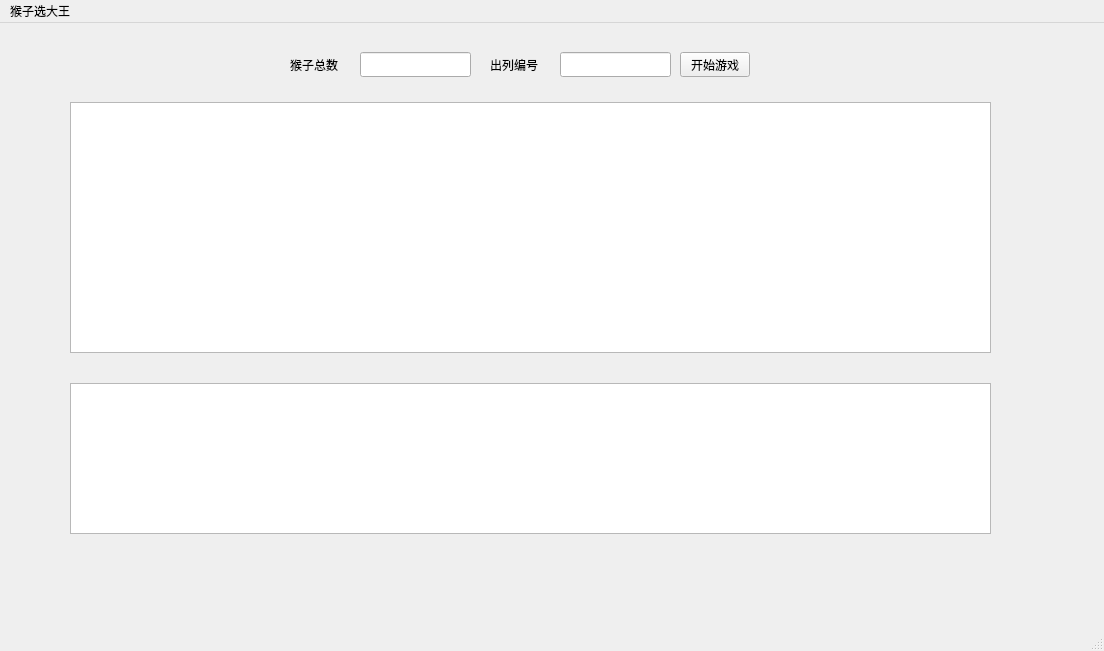
<?xml version="1.0" encoding="UTF-8"?>
<ui version="4.0">
 <class>MainWindow</class>
 <widget class="QMainWindow" name="MainWindow">
  <property name="geometry">
   <rect>
    <x>0</x>
    <y>0</y>
    <width>1104</width>
    <height>651</height>
   </rect>
  </property>
  <property name="windowTitle">
   <string>MainWindow</string>
  </property>
  <widget class="QWidget" name="centralwidget">
   <widget class="QLabel" name="totalNum">
    <property name="geometry">
     <rect>
      <x>290</x>
      <y>29</y>
      <width>60</width>
      <height>25</height>
     </rect>
    </property>
    <property name="text">
     <string>猴子总数</string>
    </property>
   </widget>
   <widget class="QLabel" name="outNum">
    <property name="geometry">
     <rect>
      <x>490</x>
      <y>29</y>
      <width>60</width>
      <height>25</height>
     </rect>
    </property>
    <property name="text">
     <string>出列编号</string>
    </property>
   </widget>
   <widget class="QLineEdit" name="outField">
    <property name="geometry">
     <rect>
      <x>560</x>
      <y>29</y>
      <width>111</width>
      <height>25</height>
     </rect>
    </property>
   </widget>
   <widget class="QPushButton" name="startButton">
    <property name="geometry">
     <rect>
      <x>680</x>
      <y>29</y>
      <width>70</width>
      <height>25</height>
     </rect>
    </property>
    <property name="text">
     <string>开始游戏</string>
    </property>
   </widget>
   <widget class="QLineEdit" name="totalField">
    <property name="geometry">
     <rect>
      <x>360</x>
      <y>29</y>
      <width>111</width>
      <height>25</height>
     </rect>
    </property>
   </widget>
   <widget class="QTextBrowser" name="statusBrowser">
    <property name="geometry">
     <rect>
      <x>70</x>
      <y>79</y>
      <width>921</width>
      <height>251</height>
     </rect>
    </property>
   </widget>
   <widget class="QTextBrowser" name="outcomeBrowser">
    <property name="geometry">
     <rect>
      <x>70</x>
      <y>360</y>
      <width>921</width>
      <height>151</height>
     </rect>
    </property>
   </widget>
  </widget>
  <widget class="QMenuBar" name="menubar">
   <property name="geometry">
    <rect>
     <x>0</x>
     <y>0</y>
     <width>1104</width>
     <height>26</height>
    </rect>
   </property>
   <widget class="QMenu" name="menu">
    <property name="title">
     <string>猴子选大王</string>
    </property>
   </widget>
   <addaction name="menu"/>
  </widget>
  <widget class="QStatusBar" name="statusbar"/>
 </widget>
 <resources/>
 <connections/>
</ui>
